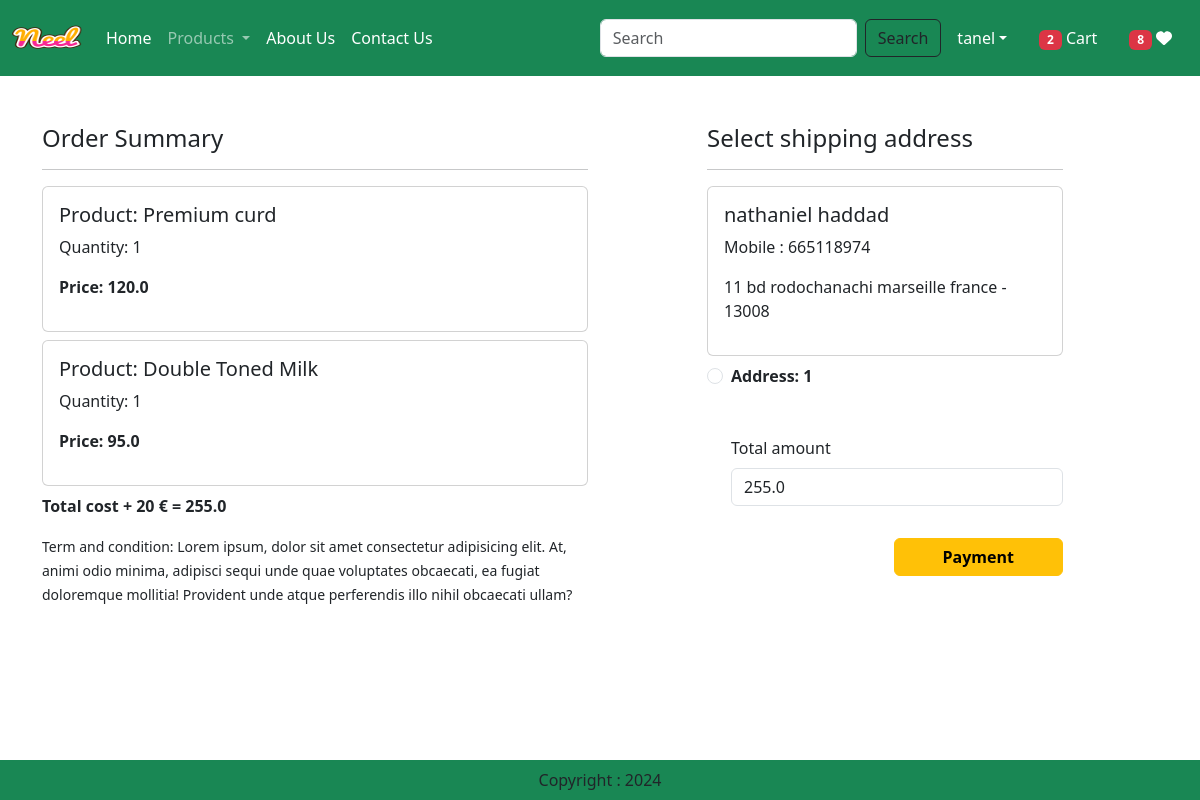
Screenshot of /checkout/ (signed in) with the database file from the repository.
### app/models.py (models this page shows, shortened)
class Cart(models.Model):
    user = models.ForeignKey(User, on_delete=models.CASCADE)
    product = models.ForeignKey(Product, on_delete=models.CASCADE)
    quantity = models.PositiveBigIntegerField(default=1)

class Product(models.Model):
    title = models.CharField(max_length=100)
    selling_price = models.FloatField()
    discounted_price = models.FloatField()
    description = models.TextField()
    composition = models.TextField(default='')
    prodapp = models.TextField(default='')
    category = models.CharField(choices=CATEGORY_CHOICES, max_length=2)
    product_image = models.ImageField(upload_to='product')

class Customer(models.Model):
    user = models.ForeignKey(User, on_delete=models.CASCADE)
    name = models.CharField(max_length=200)
    locality = models.CharField(max_length=200)
    city = models.CharField(max_length=50)
    mobile = models.IntegerField(default=0)
    zipcode = models.IntegerField()
    state = models.CharField(max_length=100)

### app/views.py (the view, shortened to what this page needs)
# urls.py: path('checkout/', views.checkout.as_view(), name='checkout'),
@method_decorator(login_required,name='dispatch')
class checkout(View):
    def get(self,request):
        totalitem = 0
        wishitem = 0
        if request.user.is_authenticated:
            totalitem = len(Cart.objects.filter(user=request.user))
            wishitem = len(Wishlist.objects.filter(user=request.user))
        user=request.user
        add=Customer.objects.filter(user=user)
        cart_items=Cart.objects.filter(user=user)
        famount = 0
        for p in cart_items:
            value = p.quantity * p.product.discounted_price
            famount = famount + value
        totalamount = famount + 40
        razoramount = int(totalamount * 100)
        client = razorpay.Client(auth=(settings.RAZOR_KEY_ID, settings.RAZOR_KEY_SECRET))
        data = { "amount": razoramount, "currency": "INR", "receipt": "order_rcptid_12"}
        payment_response = client.order.create(data=data)
        print(payment_response)
        order_id = payment_response['id']
        order_status = payment_response['status']
        return render(request, 'app/checkout.html',locals())

### app/templates/app/checkout.html (shortened to what this page needs)
{% extends 'app/base.html' %}
{% load static %}
{% block main-content %}
<div class="container">
    <div class="row mt-5">
        <div class="col-sm-6">
            <h4>Order Summary</h4>
            <hr>
            {% for item in cart_items %}
                <div class="card mb-2">
                    <div class="card-body">
                        <h5>Product: {{item.product.title}}</h5>
                        <p>Quantity: {{item.quantity}}</p>
                        <p class="fw-bold">Price: {{item.product.discounted_price}}</p>
                    </div>
                </div>
            {% endfor %}
            <p class="fw-bold">Total cost + 20 € = {{totalamount}}</p>
            <small>Term and condition: Lorem ipsum, dolor sit amet consectetur adipisicing elit. At, animi odio minima, adipisci sequi unde quae voluptates obcaecati, ea fugiat doloremque mollitia! Provident unde atque perferendis illo nihil obcaecati ullam?</small>
        </div>
        <div class="col-sm-4 offset-sm-1">
            <h4>Select shipping address</h4>
            <hr>
            <form method="post" id="myform">
                {% for ad in add %}
                <div class="card">
                    <div class="card-body">
                        <h5>{{ad.name}}</h5>
                        <p>Mobile : {{ad.mobile}}</p>
                        <p>{{ad.locality}} {{ad.city}} {{ad.state}} - {{ad.zipcode}}</p>
                    </div>
                </div>
                <div class="form-check mt-2 mb-5">
                    <input type="radio" class="form-check-input" name="custid" id="custadd{{forloop.counter}}" value="{{ad.id}}">
                    <label for="custadd{{forloop.counter}}" class="forl-check-label fw-bold">
                        Address: {{forloop.counter}}
                    </label>
                </div>
                {% endfor %}
                <div class="form-check mb-3">
                    <label for="totamount" class="form-label">Total amount</label>
                    <input type="number" class="form-control" name="totamount" value="{{totalamount}}" readonly>
                </div>
                <div class="text-end">
                    <button id="rzp-button1" type="submit" class="btn btn-warning mt-3 px-5 fw-bold">Payment</button>
                </div>
            </form>
        </div>
    </div>
</div>
{% endblock main-content %}

### app/templates/app/base.html (shortened to what this page needs)
<!DOCTYPE html>
{% load static %}
<html lang="en">
<head>
    <link href="https://cdn.jsdelivr.net/npm/bootstrap@5.3.3/dist/css/bootstrap.min.css" rel="stylesheet"
>
    <link rel="stylesheet" href="{% static 'app/css/owl.carousel.min.css' %}" />
    <link rel="stylesheet" href="{% static 'app/css/style.css' %}" />
    <link rel="stylesheet" href="{% static 'app/css/all.min.css' %}" />
</head>
<body>
    <nav class="navbar navbar-expand-lg navbar-dark bg-success">
        <div class="container-fluid">
          <a class="navbar-brand" href="#">
            <img src="{% static "app/images/neel.png" %}" width="70" height="50" alt="">
          </a>
          <div class="collapse navbar-collapse" id="navbarSupportedContent">
            <ul class="navbar-nav me-auto mb-2 mb-lg-0">
              {% if request.user.is_authenticated %}
              <li class="nav-item">
                <a class="nav-link active" aria-current="page" href="/">Home</a>
              </li>
              <li class="nav-item dropdown">
                <a class="nav-link dropdown-toggle" href="#" role="button" data-bs-toggle="dropdown" aria-expanded="false">
                  Products
                </a>
              </li>
              <li class="nav-item">
                <a class="nav-link text-white" href="{% url 'about' %}">About Us</a>
              </li>
              <li class="nav-item">
                <a class="nav-link text-white" href="{% url 'contact' %}">Contact Us</a>
              </li>
            </ul>
            <form class="d-flex" role="search" action="/search">
              <input class="form-control me-2" type="search" placeholder="Search" aria-label="Search">
              <button class="btn btn-outline-dark" type="submit">Search</button>
            </form>
          </div>
          <ul class="navbar-nav me-auto mb-2 mb-lg-0">
            <li class="nav-item dropdown mx-2">
                <a class="nav-link dropdown-toggle text-white" href="#" id="profileDropdown" role="button" data-bs-toggle="dropdown" aria-expanded="false">{{request.user}}</a>
            </li>
            <li class="nav-item mx-2">
                <a href="{% url 'showcart' %}" class="nav-link text-white"><span class="badge bg-danger">{% if totalitem > 0 %} {{totalitem}} {% endif %}</span> Cart</a>
            </li>
            <li class="nav-item mx-2">
                <a href="{% url 'showwishlist' %}" class="nav-link text-white"><span class="badge bg-danger">{% if wishitem > 0 %} {{wishitem}} {% endif %}</span>   <i class="fa fa-heart"></i></a>
            </li>
            {% endif %}
          </ul>
        </div>
      </nav>
      {% block main-content %}{% endblock main-content %}
      <footer class="container-fluid fixed-bottom bg-success text-center p-2 mt-5">
        Copyright : 2024
      </footer>
</body>
</html>

### rows the page displays
Cart: product "Premium curd", quantity "1", product.discounted_price "120.0"
Cart: product "Double Toned Milk", quantity "1", product.discounted_price "95.0"
Customer: name "nathaniel haddad", mobile "665118974", locality "11 bd rodochanachi", city "marseille", state "france", zipcode "13008"

### other values shown
{{ request.user }} "tanel"
{{ totalitem }} "2"
{{ wishitem }} "8"
{{ totalamount }} "255.0"
